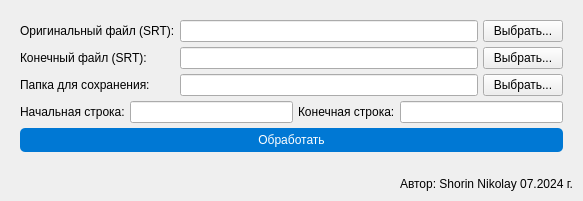
<?xml version="1.0" encoding="UTF-8"?>
<ui version="4.0">
 <class>MainWindow</class>
 <widget class="QMainWindow" name="MainWindow">
  <property name="geometry">
   <rect>
    <x>0</x>
    <y>0</y>
    <width>583</width>
    <height>201</height>
   </rect>
  </property>
  <property name="windowTitle">
   <string>Синхронизатор тайминга субтитров v0.1</string>
  </property>
  <widget class="QWidget" name="centralwidget">
   <layout class="QVBoxLayout" name="verticalLayout">
    <property name="spacing">
     <number>10</number>
    </property>
    <property name="leftMargin">
     <number>10</number>
    </property>
    <property name="topMargin">
     <number>10</number>
    </property>
    <property name="rightMargin">
     <number>10</number>
    </property>
    <property name="bottomMargin">
     <number>10</number>
    </property>
    <item>
     <layout class="QGridLayout" name="gridLayout">
      <property name="leftMargin">
       <number>10</number>
      </property>
      <property name="topMargin">
       <number>10</number>
      </property>
      <property name="rightMargin">
       <number>10</number>
      </property>
      <property name="bottomMargin">
       <number>10</number>
      </property>
      <property name="spacing">
       <number>5</number>
      </property>
      <item row="0" column="0">
       <widget class="QLabel" name="labelOriginal">
        <property name="text">
         <string>Оригинальный файл (SRT):</string>
        </property>
       </widget>
      </item>
      <item row="0" column="1">
       <widget class="QLineEdit" name="originalFilePath"/>
      </item>
      <item row="0" column="2">
       <widget class="QPushButton" name="selectOriginalButton">
        <property name="text">
         <string>Выбрать...</string>
        </property>
       </widget>
      </item>
      <item row="1" column="0">
       <widget class="QLabel" name="labelFinal">
        <property name="text">
         <string>Конечный файл (SRT):</string>
        </property>
       </widget>
      </item>
      <item row="1" column="1">
       <widget class="QLineEdit" name="finalFilePath"/>
      </item>
      <item row="1" column="2">
       <widget class="QPushButton" name="selectFinalButton">
        <property name="text">
         <string>Выбрать...</string>
        </property>
       </widget>
      </item>
      <item row="2" column="0">
       <widget class="QLabel" name="labelSavePath">
        <property name="text">
         <string>Папка для сохранения:</string>
        </property>
       </widget>
      </item>
      <item row="2" column="1">
       <widget class="QLineEdit" name="savePath"/>
      </item>
      <item row="2" column="2">
       <widget class="QPushButton" name="selectSavePathButton">
        <property name="text">
         <string>Выбрать...</string>
        </property>
       </widget>
      </item>
      <item row="3" column="0" colspan="3">
       <layout class="QHBoxLayout" name="rangeLayout">
        <item>
         <widget class="QLabel" name="labelStartLine">
          <property name="text">
           <string>Начальная строка:</string>
          </property>
         </widget>
        </item>
        <item>
         <widget class="QLineEdit" name="startLineEdit"/>
        </item>
        <item>
         <widget class="QLabel" name="labelEndLine">
          <property name="text">
           <string>Конечная строка:</string>
          </property>
         </widget>
        </item>
        <item>
         <widget class="QLineEdit" name="endLineEdit"/>
        </item>
       </layout>
      </item>
      <item row="4" column="0" colspan="3">
       <widget class="QPushButton" name="processButton">
        <property name="styleSheet">
         <string notr="true">background-color: #0078d4; color: white; padding: 5px; border-radius: 5px;</string>
        </property>
        <property name="text">
         <string>Обработать</string>
        </property>
       </widget>
      </item>
     </layout>
    </item>
    <item>
     <widget class="QLabel" name="authorLabel">
      <property name="text">
       <string>Автор: Shorin Nikolay 07.2024 г.</string>
      </property>
      <property name="alignment">
       <set>Qt::AlignBottom|Qt::AlignRight|Qt::AlignTrailing</set>
      </property>
     </widget>
    </item>
   </layout>
  </widget>
 </widget>
 <resources/>
 <connections/>
</ui>
